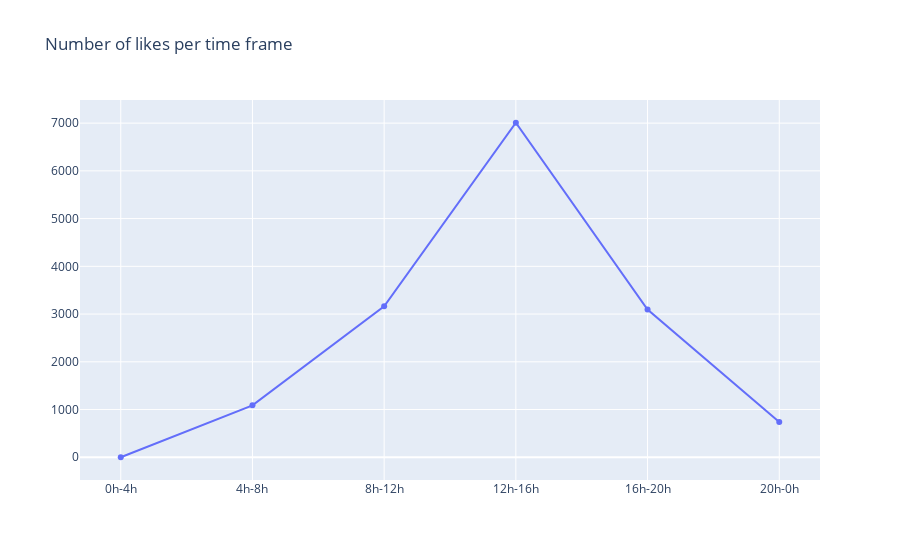

Notebook cell for this chart:
### Code cell
fig4 = go.Figure([go.Scatter(x=hour_range, y=[new_info_1[2], new_info_2[2], new_info_3[2], new_info_4[2], new_info_5[2], new_info_6[2]])])
    
fig4.update_layout(title_text="Number of likes per time frame")
    

fig4.show()

### Figure 1 — Plotly figure (JSON) as saved in the notebook; plotly's stock layout.template omitted (floating-point values rounded to 4 significant figures)
{"data": [{"type": "scatter", "x": ["0h-4h", "4h-8h", "8h-12h", "12h-16h", "16h-20h", "20h-0h"], "y": [0, 1088, 3163, 7008, 3094, 739]}], "layout": {"title": {"text": "Number of likes per time frame"}}}
